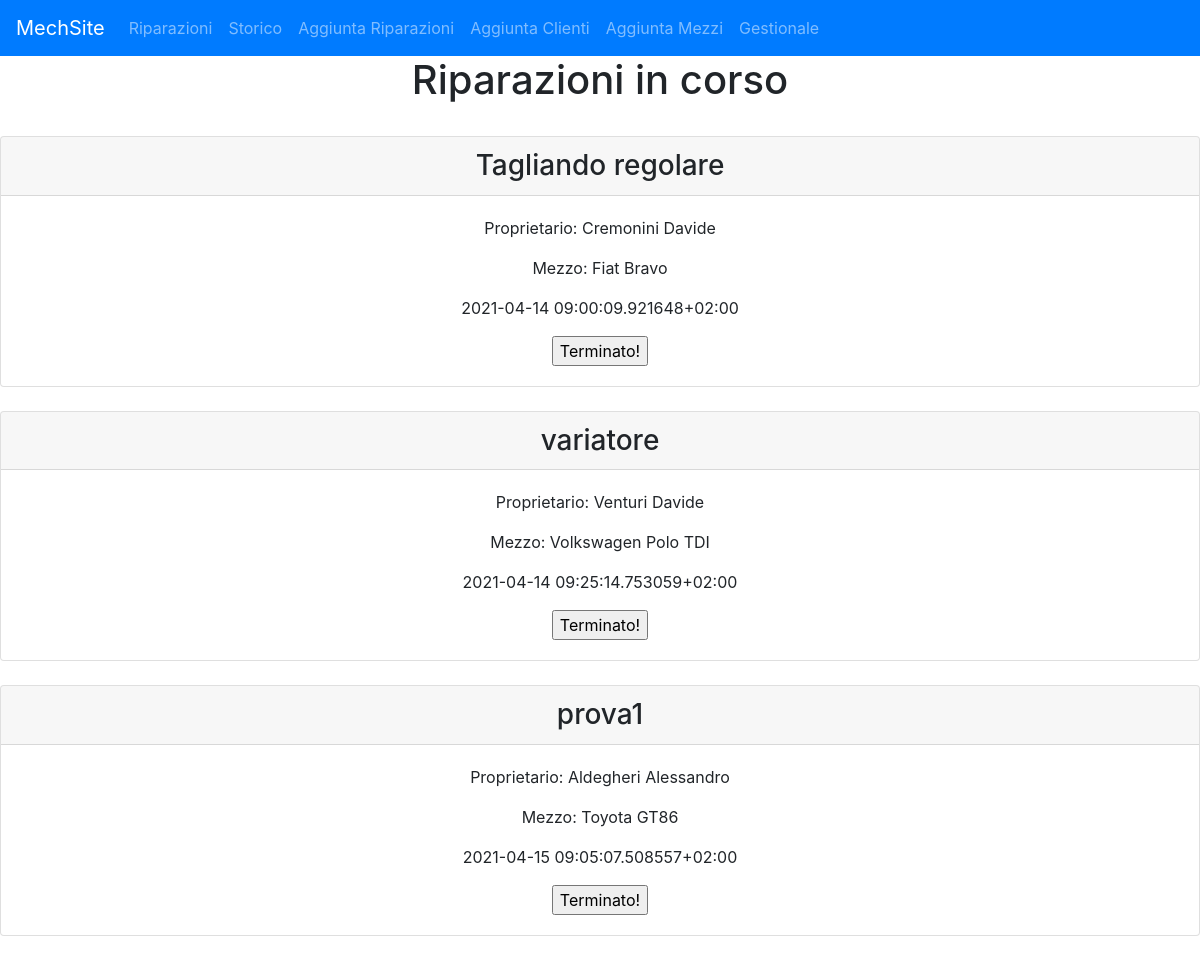
Before: /riparazioni (signed in) with the older database file.
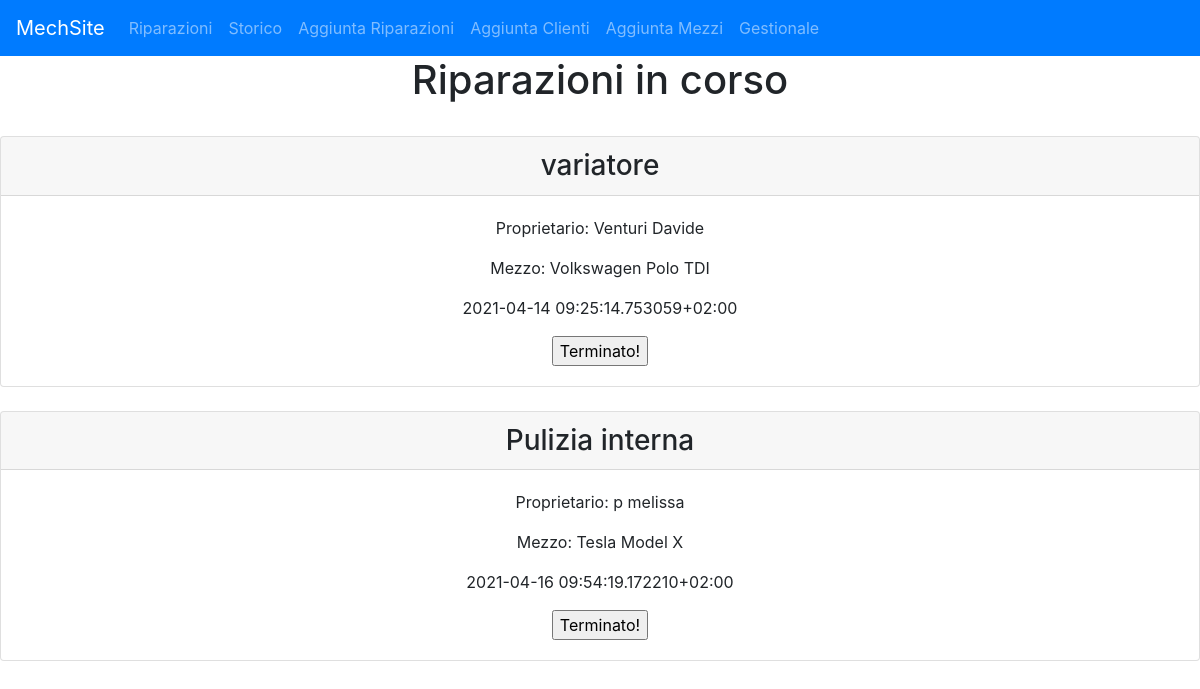
After: the same page with the newer database file.
### __init__.py (models this page shows, shortened)
class Riparazioni(db.Model):
    _id = db.Column("id", db.Integer, primary_key=True)
    stato = db.Column("stato", db.Boolean, default=False)
    inizio = db.Column("inizio", db.String(30))
    fine = db.Column("fine", db.String(30))
    prezzo = db.Column("prezzo", db.String(10))
    descrizione = db.Column("descrizione", db.String(50))
    targamezzo = db.Column("targamezzo", db.String(20), db.ForeignKey('mezzi.targa'), nullable=False)

class Clienti(db.Model):
    cf = db.Column("cf", db.String(16), primary_key=True)
    nome = db.Column("nome", db.String(30))
    cognome = db.Column("cognome", db.String(30))
    ntelefono = db.Column("ntelefono", db.String(10))
    email = db.Column("email", db.String(100))
    password = db.Column("password", db.String(20))
    mecchina = db.relationship("Mezzi", backref="clienti", lazy=True)

class Mezzi(db.Model):
    targa = db.Column("targa", db.String(10), primary_key=True)
    marca = db.Column("marca", db.String(30))
    modello = db.Column("modello", db.String(30))
    cilindrata = db.Column("cilindrata", db.String(10))
    potenza = db.Column("potenza", db.String(10))
    cfcliente = db.Column("cfcliente", db.String(20), db.ForeignKey('clienti.cf'), nullable=False)
    riparazione = db.relationship("Riparazioni", backref="mezzi", lazy=True)

### __init__.py (the view)
@app.route("/riparazioni", methods=["GET", "POST"])
def riparazioni():
    if "pass" in session:
        tz = pytz.timezone("Europe/Rome")
        riparazioniincorso = Clienti.query.join(Mezzi, Clienti.cf==Mezzi.cfcliente).join(Riparazioni, Mezzi.targa==Riparazioni.targamezzo).add_columns(Riparazioni.inizio, Riparazioni.descrizione, Riparazioni.prezzo, Riparazioni._id, Mezzi.marca, Mezzi.modello, Clienti.nome, Clienti.cognome).filter_by(fine="in corso...").all()
        if request.method == "POST":
            ids = Riparazioni.query.filter_by(fine="in corso...").all()
            for i in ids:
                if str(i._id) in request.form:
                    riparazione = Riparazioni.query.filter_by(_id=i._id).first()
                    ricevente = Clienti.query.join(Mezzi, Clienti.cf==Mezzi.cfcliente).join(Riparazioni, Mezzi.targa==Riparazioni.targamezzo).add_columns( Riparazioni._id, Mezzi.marca, Mezzi.modello, Clienti.email, Clienti.nome, Clienti.cognome, Riparazioni.prezzo).filter_by(_id=i._id).first()
                    riparazione.stato=True
                    riparazione.fine=datetime.now(tz)
                    db.session.commit()
                    generapdf(ricevente)
                    n = inviamail(ricevente)
                    break
            riparazioniincorso = Clienti.query.join(Mezzi, Clienti.cf==Mezzi.cfcliente).join(Riparazioni, Mezzi.targa==Riparazioni.targamezzo).add_columns(Riparazioni.inizio, Riparazioni.descrizione, Riparazioni.prezzo, Riparazioni._id, Mezzi.marca, Mezzi.modello, Clienti.nome, Clienti.cognome).filter_by(fine="in corso...").all()
            return render_template("riparazioni.html", listariparazioniincorso=riparazioniincorso)
        else:
            return render_template("riparazioni.html", listariparazioniincorso=riparazioniincorso)
    else:
        return redirect(url_for("home"))

### templates/riparazioni.html (shortened to what this page needs)
{% extends "template.html" %}
{% block pagecontent %}
<center>
<h1>Riparazioni in corso</h1>
<br>
{% for item in listariparazioniincorso%}
<div class="card">
  <h3 class="card-header">{{item.descrizione}}</h3>
  <div class="card-body">
    <p class="card-text">Proprietario: {{item.cognome}} {{item.nome}}</p>
    <p class="card-text">Mezzo: {{item.marca}} {{item.modello}}</p>
    <p class="card-text">{{item.inizio}}</p>
    <form action="" method="post">
      <input type="submit" name={{item._id}} value="Terminato!">
    </form>
  </div>
</div>
<br>
{%endfor%}
</center>
{%endblock %}

### templates/template.html (shortened to what this page needs)
<!DOCTYPE html>
<html lang="it" dir="ltr">
  <head>
    <link rel="stylesheet" href="https://stackpath.bootstrapcdn.com/bootstrap/4.3.1/css/bootstrap.min.css">
    <link rel="stylesheet" href="https://maxcdn.bootstrapcdn.com/bootstrap/4.0.0/css/bootstrap.min.css">
    <link rel="stylesheet" href="{{ url_for('static', filename='style.css')}}"
    <meta charset="utf-8">
  </head>
  <body>
      <nav class="navbar navbar-expand-lg navbar-dark bg-primary">
      <a class="navbar-brand" href="/riparazioni">MechSite</a>
      <div class="collapse navbar-collapse" id="navbarNav">
        <ul class="navbar-nav">
          <li class="nav-item">
            <a class="nav-link" href="/riparazioni">Riparazioni</a>
          </li>
          <li class="nav-item">
            <a class="nav-link" href="/storico">Storico</a>
          </li>
        <li class="nav-item">
          <a class="nav-link" href="/aggiuntariparazioni">Aggiunta Riparazioni</a>
        </li>
        <li class="nav-item">
          <a class="nav-link" href="/aggiuntaclienti">Aggiunta Clienti</a>
        </li>
        <li class="nav-item">
          <a class="nav-link" href="/aggiuntamezzi">Aggiunta Mezzi</a>
        </li>
        <li class="nav-item">
          <a class="nav-link" href="/gestionale">Gestionale</a>
        </li>
      </ul>
    </div>
  </nav>
    {% block pagecontent %}{% endblock %}
</body>
</html>

### static/style.css (style rules this page uses)
body { background-color: white; }

Changed rows visible on the page:
no longer on this page (row edited): Riparazioni: descrizione "Tagliando regolare", cognome "Cremonini", nome "Davide", marca "Fiat", modello "Bravo", inizio "2021-04-14 09:00:09.921648+02:00"
removed Riparazioni: descrizione "prova1", cognome "Aldegheri", nome "Alessandro", marca "Toyota", modello "GT86", inizio "2021-04-15 09:05:07.508557+02:00"
added Riparazioni: descrizione "Pulizia interna", cognome "p", nome "melissa", marca "Tesla", modello "Model X", inizio "2021-04-16 09:54:19.172210+02:00"
